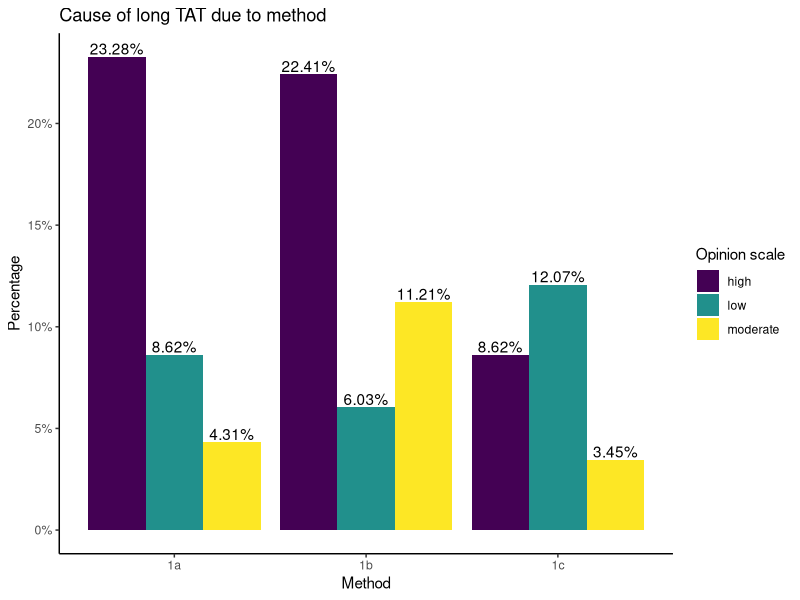
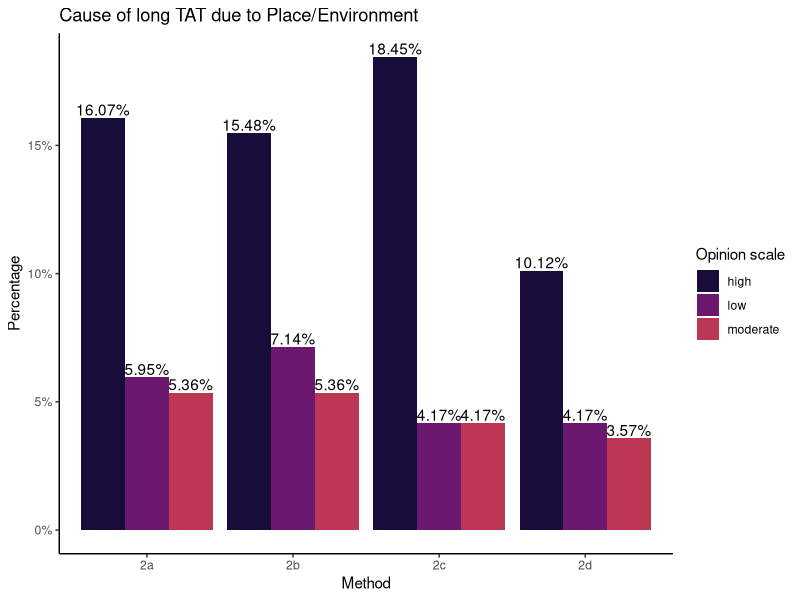
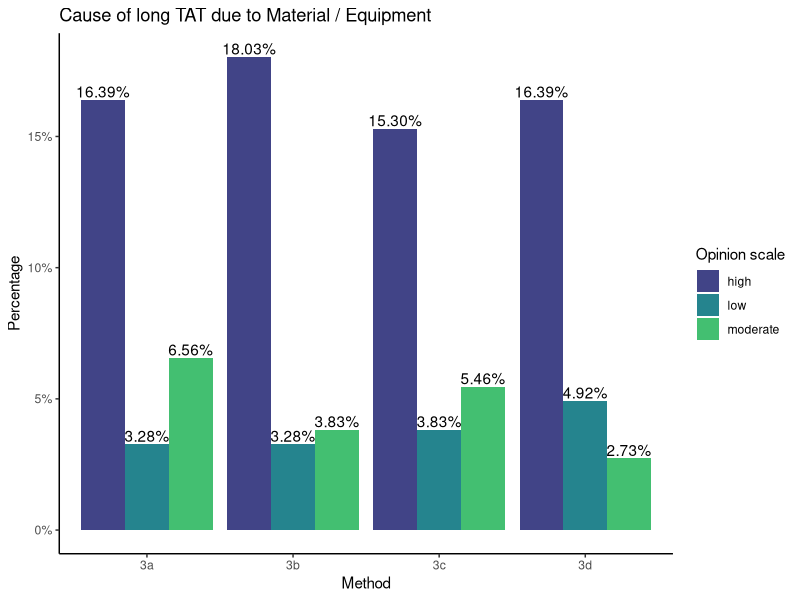
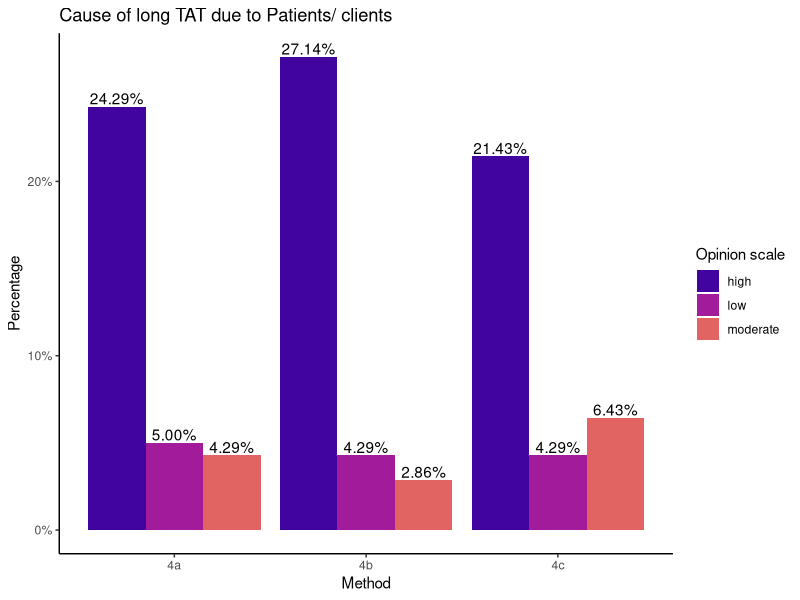
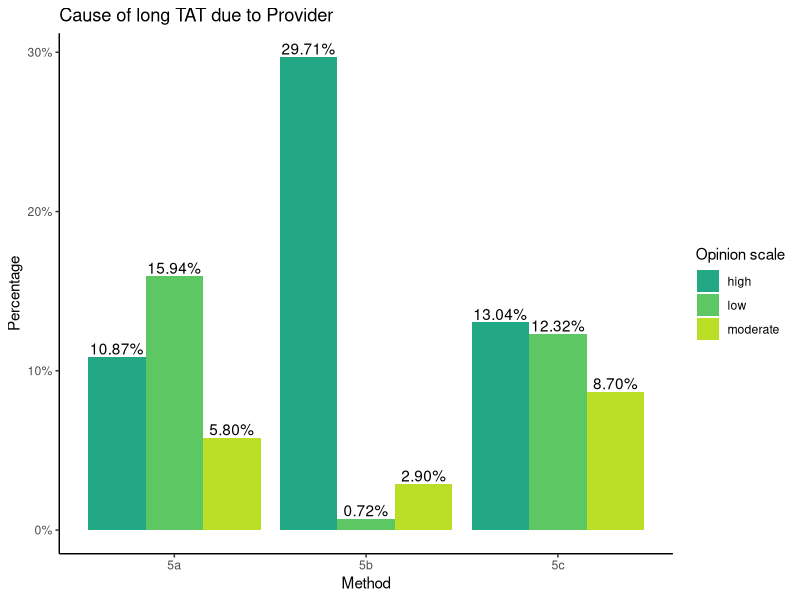

Write the R code that produced these figures, in order.
method <-data.frame(quiz=c(rep("1a",3),rep("1b",3),rep("1c",3)) ,opnion=rep(c("high","moderate","low"),3),
                    frequency = c(27,5,10,26,13,7,10,4,14))
method
library(ggplot2)
ggplot(data=method,aes(x=factor(quiz),y=prop.table(frequency),fill=factor(opnion)))+
  geom_bar(stat = "identity",position = "dodge")+
  scale_y_continuous(labels=scales::percent)+
  geom_text(label = scales::percent(prop.table(method$frequency)),vjust=-.2,position = position_dodge(.9))+
  theme_classic()+
  scale_fill_viridis_d(name=c("Opinion scale"))+
  labs(x="Method",y="Percentage",title = "Cause of long TAT due to method")
  
# Place/Environment
place <-data.frame(quiz=c(rep("2a",3),rep("2b",3),rep("2c",3),rep("2d",3)) ,opnion=rep(c("high","moderate","low"),4),
                    frequency = c(27,9,10,26,9,12,31,7,7,17,6,7))

ggplot(data=place,aes(x=factor(quiz),y=prop.table(frequency),fill=factor(opnion)))+
  geom_bar(stat = "identity",position = "dodge")+
  scale_y_continuous(labels=scales::percent)+
  geom_text(label = scales::percent(prop.table(place$frequency)),vjust=-.2,position = position_dodge(.9))+
  theme_classic()+
  scale_fill_viridis_d(name=c("Opinion scale"),option = "B",begin = .1,end = .5)+
  labs(x="Method",y="Percentage",title = "Cause of long TAT due to Place/Environment ")


# 3. Material / Equipment
material <-data.frame(quiz=c(rep("3a",3),rep("3b",3),rep("3c",3),rep("3d",3)) ,opnion=rep(c("high","moderate","low"),4),
                      frequency = c(30,12,6,33,7,6,28,10,7,30,5,9))

ggplot(data=material,aes(x=factor(quiz),y=prop.table(frequency),fill=factor(opnion)))+
  geom_bar(stat = "identity",position = "dodge")+
  scale_y_continuous(labels=scales::percent)+
  geom_text(label = scales::percent(prop.table(material$frequency)),vjust=-.2,position = position_dodge(.9))+
  theme_classic()+
  scale_fill_viridis_d(name=c("Opinion scale"),option = "D",begin = 0.2 ,end = .7)+
  labs(x="Method",y="Percentage",title = "Cause of long TAT due to Material / Equipment ")


# Patients/ clients
patients<-data.frame(quiz=c(rep("4a",3),rep("4b",3),rep("4c",3)) ,opnion=rep(c("high","moderate","low"),3),
                     frequency = c(34,6,7,38,4,6,30,9,6))

ggplot(data=patients,aes(x=factor(quiz),y=prop.table(frequency),fill=factor(opnion)))+
  geom_bar(stat = "identity",position = "dodge")+
  scale_y_continuous(labels=scales::percent)+
  geom_text(label = scales::percent(prop.table(patients$frequency)),vjust=-.2,position = position_dodge(.9))+
  theme_classic()+
  scale_fill_viridis_d(name=c("Opinion scale"),option = "C", begin = 0.1 ,end = .6)+
  labs(x="Method",y="Percentage",title = "Cause of long TAT due to Patients/ clients ")

# 5 Provider
provider<-data.frame(quiz=c(rep("5a",3),rep("5b",3),rep("5c",3)) ,opnion=rep(c("high","moderate","low"),3),
                     frequency = c(15,8,22,41,4,1,18,12,17))

ggplot(data=provider,aes(x=factor(quiz),y=prop.table(frequency),fill=factor(opnion)))+
  geom_bar(stat = "identity",position = "dodge")+
  scale_y_continuous(labels=scales::percent)+
  geom_text(label = scales::percent(prop.table(provider$frequency)),vjust=-.2,position = position_dodge(.9))+
  theme_classic()+
  scale_fill_viridis_d(name=c("Opinion scale"),option = 'D' , begin = 0.6 ,end = .9)+
  labs(x="Method",y="Percentage",title = "Cause of long TAT due to Provider")
